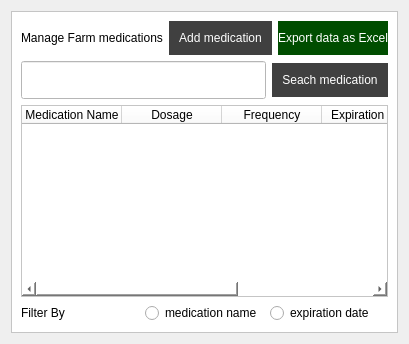
                         <widget class="QWidget" name="medicationRecords">
                          <attribute name="title">
                           <string>Medication Records</string>
                          </attribute>
                          <layout class="QGridLayout" name="gridLayout_42">
                           <item row="0" column="0">
                            <widget class="QFrame" name="frame_24">
                             <property name="styleSheet">
                              <string notr="true">#frame_24, *{
	background-color: #fff;
}</string>
                             </property>
                             <property name="frameShape">
                              <enum>QFrame::StyledPanel</enum>
                             </property>
                             <property name="frameShadow">
                              <enum>QFrame::Raised</enum>
                             </property>
                             <layout class="QVBoxLayout" name="verticalLayout_23">
                              <item>
                               <layout class="QHBoxLayout" name="horizontalLayout_19">
                                <item>
                                 <widget class="QLabel" name="label_31">
                                  <property name="text">
                                   <string>Manage Farm medications</string>
                                  </property>
                                 </widget>
                                </item>
                                <item>
                                 <widget class="QPushButton" name="addMedicationBtn">
                                  <property name="cursor">
                                   <cursorShape>PointingHandCursor</cursorShape>
                                  </property>
                                  <property name="styleSheet">
                                   <string notr="true">QPushButton{
border: none;
padding: 10px;
color: #fff;
background: #404040;
}

QPushButton::hover{
	background: #102030
}
</string>
                                  </property>
                                  <property name="text">
                                   <string>Add medication</string>
                                  </property>
                                  <property name="icon">
                                   <iconset>
                                    <normaloff>:/icons/images/icons-svg/icons8_plus_math.svg</normaloff>:/icons/images/icons-svg/icons8_plus_math.svg</iconset>
                                  </property>
                                 </widget>
                                </item>
                                <item>
                                 <widget class="QPushButton" name="exportExcelMedicationBtn">
                                  <property name="cursor">
                                   <cursorShape>PointingHandCursor</cursorShape>
                                  </property>
                                  <property name="styleSheet">
                                   <string notr="true">QPushButton{
	border: none;
	background-color: #004d00;
	padding-top: 10px;
	padding-bottom: 10px;
	color: #fff;
}

QPushButton::hover{
	background-color: #009900;
}</string>
                                  </property>
                                  <property name="text">
                                   <string>Export data as Excel</string>
                                  </property>
                                  <property name="icon">
                                   <iconset>
                                    <normaloff>:/icons/images/icons-svg/icons8_microsoft_excel.svg</normaloff>:/icons/images/icons-svg/icons8_microsoft_excel.svg</iconset>
                                  </property>
                                 </widget>
                                </item>
                               </layout>
                              </item>
                              <item>
                               <layout class="QHBoxLayout" name="horizontalLayout_20">
                                <item>
                                 <widget class="QLineEdit" name="searchBarMedication">
                                  <property name="styleSheet">
                                   <string notr="true">padding: 10px;
color: #000;</string>
                                  </property>
                                 </widget>
                                </item>
                                <item>
                                 <widget class="QPushButton" name="searchMedicationBtn">
                                  <property name="cursor">
                                   <cursorShape>PointingHandCursor</cursorShape>
                                  </property>
                                  <property name="styleSheet">
                                   <string notr="true">QPushButton{
border: none;
padding: 10px;
color: #fff;
background: #404040;
}

QPushButton::hover{
	background: #102030
}
</string>
                                  </property>
                                  <property name="text">
                                   <string>Seach medication</string>
                                  </property>
                                  <property name="icon">
                                   <iconset resource="../resource_files/resources.qrc">
                                    <normaloff>:/icons/images/icons/cil-magnifying-glass.png</normaloff>:/icons/images/icons/cil-magnifying-glass.png</iconset>
                                  </property>
                                 </widget>
                                </item>
                               </layout>
                              </item>
                              <item>
                               <widget class="QTableWidget" name="tableWidget_4">
                                <attribute name="horizontalHeaderStretchLastSection">
                                 <bool>true</bool>
                                </attribute>
                                <column>
                                 <property name="text">
                                  <string>Medication Name</string>
                                 </property>
                                </column>
                                <column>
                                 <property name="text">
                                  <string>Dosage</string>
                                 </property>
                                </column>
                                <column>
                                 <property name="text">
                                  <string>Frequency</string>
                                 </property>
                                </column>
                                <column>
                                 <property name="text">
                                  <string>Expiration Date</string>
                                 </property>
                                </column>
                                <column>
                                 <property name="text">
                                  <string>Comments</string>
                                 </property>
                                </column>
                               </widget>
                              </item>
                              <item>
                               <layout class="QHBoxLayout" name="horizontalLayout_21">
                                <item>
                                 <widget class="QLabel" name="label_30">
                                  <property name="text">
                                   <string>Filter By</string>
                                  </property>
                                 </widget>
                                </item>
                                <item>
                                 <widget class="QRadioButton" name="radioButton_10">
                                  <property name="text">
                                   <string>medication name</string>
                                  </property>
                                 </widget>
                                </item>
                                <item>
                                 <widget class="QRadioButton" name="radioButton_11">
                                  <property name="text">
                                   <string>expiration date</string>
                                  </property>
                                 </widget>
                                </item>
                               </layout>
                              </item>
                             </layout>
                            </widget>
                           </item>
                          </layout>
                         </widget>
